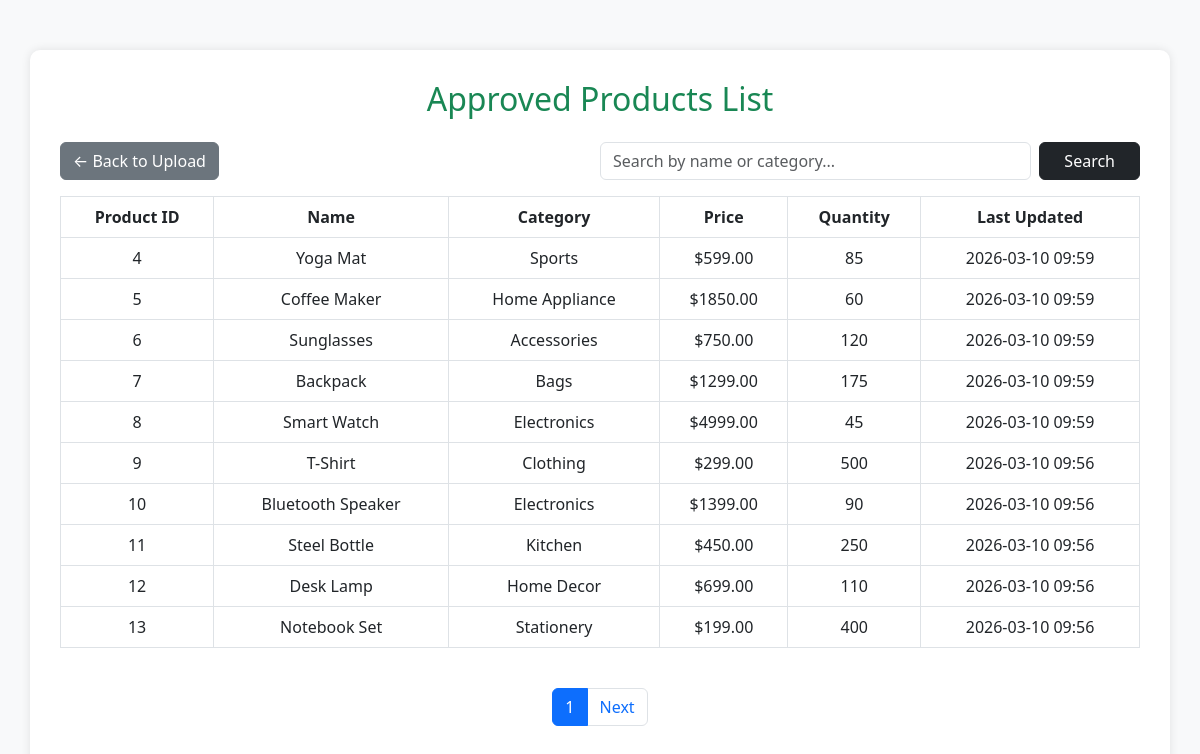
/approved/, run on the app's committed database.
### products/models.py (models this page shows, shortened)
class Product(models.Model):
    STATUS_CHOICES = [("Draft", "Draft"), ("Approved", "Approved")]
    product_id = models.IntegerField(unique=True)
    name = models.CharField(max_length=255)
    category = models.CharField(max_length=100)
    price = models.DecimalField(max_digits=10, decimal_places=2)
    quantity = models.IntegerField()
    last_updated = models.DateTimeField(auto_now=True)
    status = models.CharField(max_length=10, choices=STATUS_CHOICES, default="Draft")

### products/views.py (the view)
# urls.py: path('approved/', views.approved_products, name='approved_products'),
def approved_products(request):
    query = request.GET.get("q", "")
    products = Product.objects.filter(status="Approved").order_by("-last_updated")
    if query:
        products = products.filter(
            Q(name__icontains=query) | Q(category__icontains=query)
        )
    paginator = Paginator(products, 10)
    page_obj = paginator.get_page(request.GET.get("page"))
    return render(request, "products/approved.html", {"page_obj": page_obj})

### products/templates/products/approved.html (shortened to what this page needs)
<!DOCTYPE html>
<html lang="en">
<head>
    <link href="https://cdn.jsdelivr.net/npm/bootstrap@5.3.0/dist/css/bootstrap.min.css" rel="stylesheet">
</head>
<body>
<div class="container">
    <h2 class="mb-4 text-center text-success">Approved Products List</h2>
    <div class="d-flex justify-content-between mb-3">
        <a href="{% url 'upload_and_drafts' %}" class="btn btn-secondary">← Back to Upload</a>
        <form method="GET" class="d-flex w-50">
            <input type="text" name="q" class="form-control me-2" placeholder="Search by name or category..." value="{{ request.GET.q }}">
            <button type="submit" class="btn btn-dark px-4">Search</button>
        </form>
    </div>
    <div class="table-responsive">
        <table class="table table-bordered table-hover text-center align-middle">
            <thead>
                <tr>
                    <th>Product ID</th>
                    <th>Name</th>
                    <th>Category</th>
                    <th>Price</th>
                    <th>Quantity</th>
                    <th>Last Updated</th>
                </tr>
            </thead>
            <tbody>
                {% for p in page_obj %}
                <tr>
                    <td>{{ p.product_id }}</td>
                    <td>{{ p.name }}</td>
                    <td>{{ p.category }}</td>
                    <td>${{ p.price }}</td>
                    <td>{{ p.quantity }}</td>
                    <td>{{ p.last_updated|date:"Y-m-d H:i" }}</td>
                </tr>
                {% empty %}
                <tr><td colspan="6">No approved products found.</td></tr>
                {% endfor %}
            </tbody>
        </table>
    </div>
    <nav class="mt-4">
        <ul class="pagination justify-content-center">
            <li class="page-item active"><span class="page-link">{{ page_obj.number }}</span></li>
            {% if page_obj.has_next %}
                <li class="page-item"><a class="page-link" href="?page={{ page_obj.next_page_number }}&q={{ request.GET.q }}">Next</a></li>
            {% endif %}
        </ul>
    </nav>
</div>
</body>
</html>

### products/templates/products/approved.html (style rules this page uses)
body { background-color: #f8f9fa; }
.container { background: white; padding: 30px; border-radius: 10px; box-shadow: 0 0 10px rgba(0,0,0,0.1); margin-top: 50px; }
.table thead { background-color: #198754; color: white; }

### data on the page
Product: product_id "4", name "Yoga Mat", category "Sports", price "599.00", quantity "85", last_updated "2026-03-10 09:59"
Product: product_id "5", name "Coffee Maker", category "Home Appliance", price "1850.00", quantity "60", last_updated "2026-03-10 09:59"
Product: product_id "6", name "Sunglasses", category "Accessories", price "750.00", quantity "120", last_updated "2026-03-10 09:59"
Product: product_id "7", name "Backpack", category "Bags", price "1299.00", quantity "175", last_updated "2026-03-10 09:59"
Product: product_id "8", name "Smart Watch", category "Electronics", price "4999.00", quantity "45", last_updated "2026-03-10 09:59"
Product: product_id "9", name "T-Shirt", category "Clothing", price "299.00", quantity "500", last_updated "2026-03-10 09:56"
Product: product_id "10", name "Bluetooth Speaker", category "Electronics", price "1399.00", quantity "90", last_updated "2026-03-10 09:56"
Product: product_id "11", name "Steel Bottle", category "Kitchen", price "450.00", quantity "250", last_updated "2026-03-10 09:56"
Product: product_id "12", name "Desk Lamp", category "Home Decor", price "699.00", quantity "110", last_updated "2026-03-10 09:56"
Product: product_id "13", name "Notebook Set", category "Stationery", price "199.00", quantity "400", last_updated "2026-03-10 09:56"

### other printed values
{{ page_obj.number }} "1"
